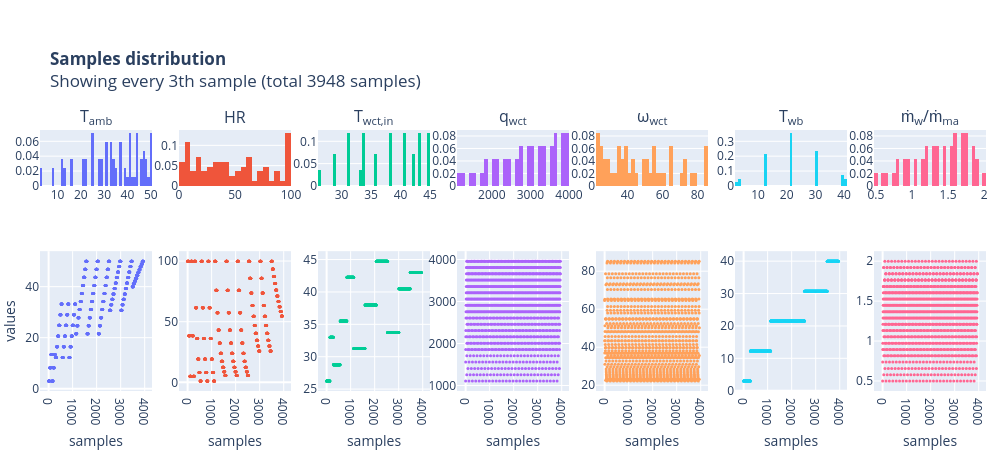

Source (notebook cell):
### Code cell
rename_dict = {
    "Tamb": "T<sub>amb</sub>",
    "Twct_in": "T<sub>wct,in</sub>",
    "qwct": "q<sub>wct</sub>",
    "wwct": "ω<sub>wct</sub>",
    "Twb": "T<sub>wb</sub>",
    "mw_ma_ratio": "ṁ<sub>w</sub>/ṁ<sub>ma</sub>"
}
df.rename(columns=rename_dict, inplace=True)

fig = plot_samples(df, Ncols=len(df.columns))
fig.update_layout(width=1000)

save_figure(fig, figure_path=base_output_path, figure_name="viz_samples_wct", formats=["png", "html"], scale=2)

fig

### Figure 1 — Plotly figure (JSON) as saved in the notebook; plotly's stock layout.template omitted (floating-point values rounded to 4 significant figures; data arrays with more than 128 entries replaced by an {"elided": "..."} marker saying what was removed)
{"data": [{"histnorm": "probability", "marker": {"color": "#636EFA"}, "name": "T<sub>amb</sub>", "type": "histogram", "x": {"elided": "3948 float values"}, "xaxis": "x", "yaxis": "y"}, {"marker": {"color": "#636EFA", "size": 3}, "mode": "markers", "name": "T<sub>amb</sub>", "type": "scatter", "x": {"elided": "1316 int values"}, "xaxis": "x8", "y": {"elided": "1316 float values"}, "yaxis": "y8"}, {"histnorm": "probability", "marker": {"color": "#EF553B"}, "name": "HR", "type": "histogram", "x": {"elided": "3948 float values"}, "xaxis": "x2", "yaxis": "y2"}, {"marker": {"color": "#EF553B", "size": 3}, "mode": "markers", "name": "HR", "type": "scatter", "x": {"elided": "1316 int values"}, "xaxis": "x9", "y": {"elided": "1316 float values"}, "yaxis": "y9"}, {"histnorm": "probability", "marker": {"color": "#00CC96"}, "name": "T<sub>wct,in</sub>", "type": "histogram", "x": {"elided": "3948 float values"}, "xaxis": "x3", "yaxis": "y3"}, {"marker": {"color": "#00CC96", "size": 3}, "mode": "markers", "name": "T<sub>wct,in</sub>", "type": "scatter", "x": {"elided": "1316 int values"}, "xaxis": "x10", "y": {"elided": "1316 float values"}, "yaxis": "y10"}, {"histnorm": "probability", "marker": {"color": "#AB63FA"}, "name": "q<sub>wct</sub>", "type": "histogram", "x": {"elided": "3948 float values"}, "xaxis": "x4", "yaxis": "y4"}, {"marker": {"color": "#AB63FA", "size": 3}, "mode": "markers", "name": "q<sub>wct</sub>", "type": "scatter", "x": {"elided": "1316 int values"}, "xaxis": "x11", "y": {"elided": "1316 float values"}, "yaxis": "y11"}, {"histnorm": "probability", "marker": {"color": "#FFA15A"}, "name": "ω<sub>wct</sub>", "type": "histogram", "x": {"elided": "3948 float values"}, "xaxis": "x5", "yaxis": "y5"}, {"marker": {"color": "#FFA15A", "size": 3}, "mode": "markers", "name": "ω<sub>wct</sub>", "type": "scatter", "x": {"elided": "1316 int values"}, "xaxis": "x12", "y": {"elided": "1316 float values"}, "yaxis": "y12"}, {"histnorm": "probability", "marker": {"color": "#19D3F3"}, "name": "T<sub>wb</sub>", "type": "histogram", "x": {"elided": "3948 float values"}, "xaxis": "x6", "yaxis": "y6"}, {"marker": {"color": "#19D3F3", "size": 3}, "mode": "markers", "name": "T<sub>wb</sub>", "type": "scatter", "x": {"elided": "1316 int values"}, "xaxis": "x13", "y": {"elided": "1316 float values"}, "yaxis": "y13"}, {"histnorm": "probability", "marker": {"color": "#FF6692"}, "name": "ṁ<sub>w</sub>/ṁ<sub>ma</sub>", "type": "histogram", "x": {"elided": "3948 float values"}, "xaxis": "x7", "yaxis": "y7"}, {"marker": {"color": "#FF6692", "size": 3}, "mode": "markers", "name": "ṁ<sub>w</sub>/ṁ<sub>ma</sub>", "type": "scatter", "x": {"elided": "1316 int values"}, "xaxis": "x14", "y": {"elided": "1316 float values"}, "yaxis": "y14"}], "layout": {"annotations": [{"font": {"size": 16}, "showarrow": false, "text": "T<sub>amb</sub>", "x": 0.05918, "xanchor": "center", "xref": "paper", "y": 1, "yanchor": "bottom", "yref": "paper"}, {"font": {"size": 16}, "showarrow": false, "text": "HR", "x": 0.2061, "xanchor": "center", "xref": "paper", "y": 1, "yanchor": "bottom", "yref": "paper"}, {"font": {"size": 16}, "showarrow": false, "text": "T<sub>wct,in</sub>", "x": 0.3531, "xanchor": "center", "xref": "paper", "y": 1, "yanchor": "bottom", "yref": "paper"}, {"font": {"size": 16}, "showarrow": false, "text": "q<sub>wct</sub>", "x": 0.5, "xanchor": "center", "xref": "paper", "y": 1, "yanchor": "bottom", "yref": "paper"}, {"font": {"size": 16}, "showarrow": false, "text": "ω<sub>wct</sub>", "x": 0.6469, "xanchor": "center", "xref": "paper", "y": 1, "yanchor": "bottom", "yref": "paper"}, {"font": {"size": 16}, "showarrow": false, "text": "T<sub>wb</sub>", "x": 0.7939, "xanchor": "center", "xref": "paper", "y": 1, "yanchor": "bottom", "yref": "paper"}, {"font": {"size": 16}, "showarrow": false, "text": "ṁ<sub>w</sub>/ṁ<sub>ma</sub>", "x": 0.9408, "xanchor": "center", "xref": "paper", "y": 1, "yanchor": "bottom", "yref": "paper"}], "height": 450, "hovermode": "x", "hoversubplots": "axis", "margin": {"b": 0, "l": 0, "r": 0, "t": 130}, "showlegend": false, "title": {"text": "<b>Samples distribution</b><br>Showing every 3th sample (total 3948 samples)"}, "width": 1000, "xaxis": {"anchor": "y", "domain": [0, 0.1184]}, "xaxis10": {"anchor": "y10", "domain": [0.2939, 0.4122], "title": {"text": "samples"}}, "xaxis11": {"anchor": "y11", "domain": [0.4408, 0.5592], "title": {"text": "samples"}}, "xaxis12": {"anchor": "y12", "domain": [0.5878, 0.7061], "title": {"text": "samples"}}, "xaxis13": {"anchor": "y13", "domain": [0.7347, 0.8531], "title": {"text": "samples"}}, "xaxis14": {"anchor": "y14", "domain": [0.8816, 1.0], "title": {"text": "samples"}}, "xaxis2": {"anchor": "y2", "domain": [0.1469, 0.2653]}, "xaxis3": {"anchor": "y3", "domain": [0.2939, 0.4122]}, "xaxis4": {"anchor": "y4", "domain": [0.4408, 0.5592]}, "xaxis5": {"anchor": "y5", "domain": [0.5878, 0.7061]}, "xaxis6": {"anchor": "y6", "domain": [0.7347, 0.8531]}, "xaxis7": {"anchor": "y7", "domain": [0.8816, 1.0]}, "xaxis8": {"anchor": "y8", "domain": [0, 0.1184], "title": {"text": "samples"}}, "xaxis9": {"anchor": "y9", "domain": [0.1469, 0.2653], "title": {"text": "samples"}}, "yaxis": {"anchor": "x", "domain": [0.7857, 1]}, "yaxis10": {"anchor": "x10", "domain": [0, 0.5357]}, "yaxis11": {"anchor": "x11", "domain": [0, 0.5357]}, "yaxis12": {"anchor": "x12", "domain": [0, 0.5357]}, "yaxis13": {"anchor": "x13", "domain": [0, 0.5357]}, "yaxis14": {"anchor": "x14", "domain": [0, 0.5357]}, "yaxis2": {"anchor": "x2", "domain": [0.7857, 1]}, "yaxis3": {"anchor": "x3", "domain": [0.7857, 1]}, "yaxis4": {"anchor": "x4", "domain": [0.7857, 1]}, "yaxis5": {"anchor": "x5", "domain": [0.7857, 1]}, "yaxis6": {"anchor": "x6", "domain": [0.7857, 1]}, "yaxis7": {"anchor": "x7", "domain": [0.7857, 1]}, "yaxis8": {"anchor": "x8", "domain": [0, 0.5357], "title": {"text": "values"}}, "yaxis9": {"anchor": "x9", "domain": [0, 0.5357]}}}
